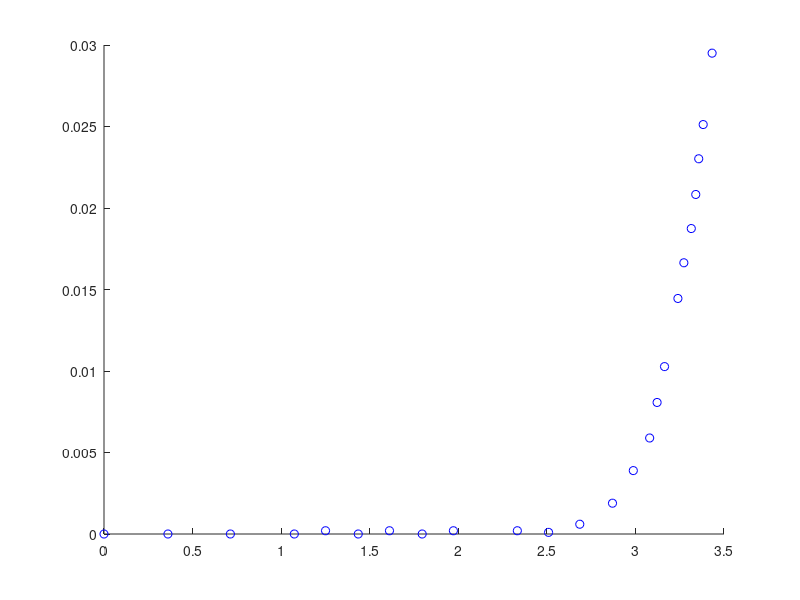

The MATLAB source for this figure: (Note: this script raises an error after producing the figure.)
clc
clear
close all

I = [0.00000; 0.00000; 0.00000; 0.00000; 0.00020; 0.00000; 0.00020; 0.00000; 0.00020; 0.00020; 0.00010; 0.00060; 0.00189; 0.00389; 0.00589; 0.00807; 0.01027; 0.01445; 0.01664; 0.01874; 0.02083; 0.02302; 0.02512; 0.02950];
V = [0.00000; 0.36091; 0.71343; 1.07434; 1.25060; 1.43525; 1.61151; 1.79616; 1.97242; 2.33333; 2.50959; 2.68585; 2.87050; 2.98801; 3.08034; 3.12230; 3.16427; 3.23981; 3.27338; 3.31535; 3.34053; 3.35731; 3.38249; 3.43285];

figure; 
hold on;
plot(V, I, 'bo');

n = 6; %6 segmente -> 5 noduri intermediare
idx = [1 5 9 13 17 21 24];

for i = 1:n
    Ii = I(idx(i):idx(i+1));
    Vi = V(idx(i):idx(i+1));
    fit_i = fit(Vi, Ii, 'poly1');
    c = coeffvalues(fit_i);
    fi = c(1) * Vi + c(2);
    plot(Vi, fi, 'r'); 
end

% Label the plot
ylabel('Current (I)');
xlabel('Voltage (V)');
title('Piecewise Linear Approximation of LED Voltage-Current Characteristic');
legend('Measured Data', 'Piecewise Linear Fit');
hold off;
